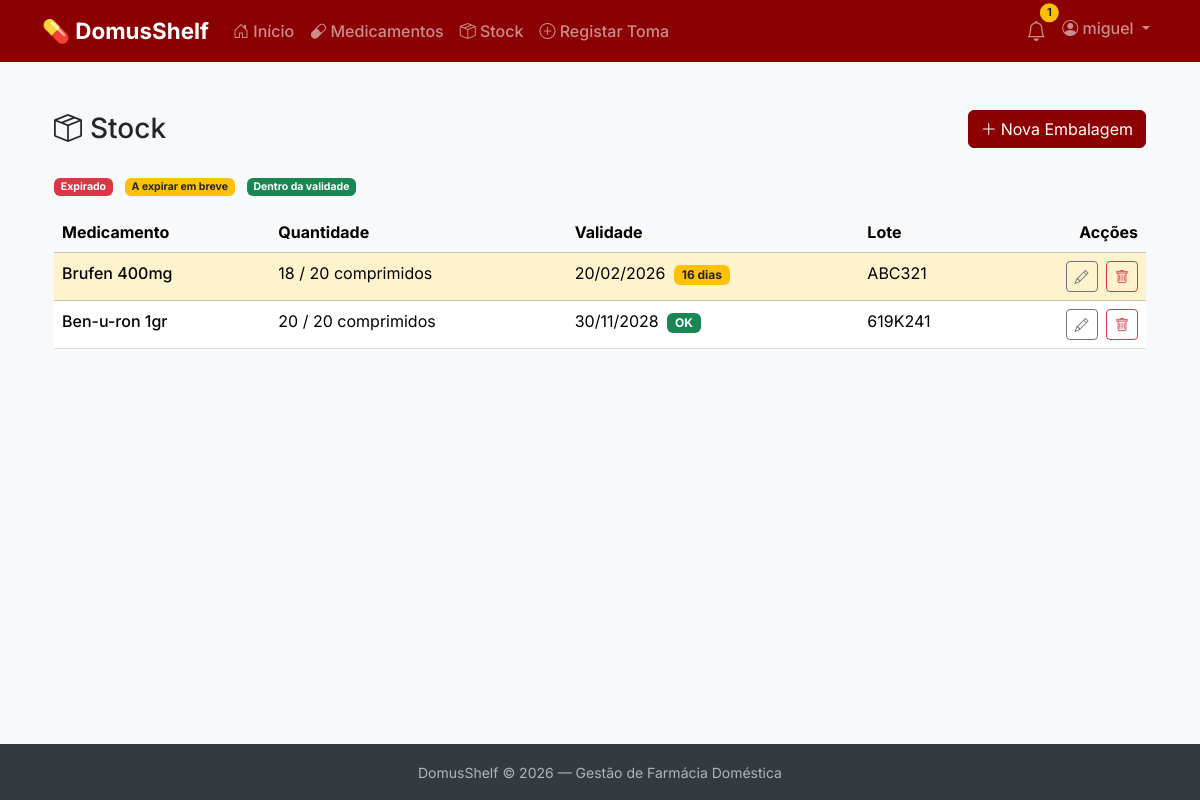
The page /medicamentos/stock/ (signed in) on the database its author committed.
### pharmacy/models.py (models this page shows, shortened)
class Embalagem(models.Model):
    medicamento = models.ForeignKey(
        Medicamento,
        on_delete=models.CASCADE,
        related_name='embalagens',
        verbose_name='Medicamento'
    )
    quantidade_inicial = models.PositiveIntegerField(
        verbose_name='Quantidade Inicial'
    )
    quantidade_actual = models.PositiveIntegerField(
        verbose_name='Quantidade Actual'
    )
    unidade = models.CharField(
        max_length=50,
        default='unidades',
        verbose_name='Unidade'
    )
    data_validade = models.DateField(
        verbose_name='Data de Validade'
    )
    lote = models.CharField(
        max_length=50,
        blank=True,
        verbose_name='Lote'
    )
    criado_em = models.DateTimeField(
        auto_now_add=True,
        verbose_name='Criado em'
    )
    class Meta:
        verbose_name = 'Embalagem'
        verbose_name_plural = 'Embalagens'
        ordering = ['data_validade']
    @property
    def esta_expirada(self):
        return date.today() > self.data_validade
    @property
    def dias_para_expirar(self):
        delta = self.data_validade - date.today()
        return delta.days

class Medicamento(models.Model):
    utilizador = models.ForeignKey(
        User,
        on_delete=models.CASCADE,
        related_name='medicamentos',
        verbose_name='Utilizador'
    )
    nome_comercial = models.CharField(
        max_length=200,
        verbose_name='Nome Comercial'
    )
    principio_activo = models.CharField(
        max_length=200,
        blank=True,
        verbose_name='Princípio Activo'
    )
    forma_farmaceutica = models.CharField(
        max_length=100,
        blank=True,
        verbose_name='Forma Farmacêutica'
    )
    observacoes = models.TextField(
        blank=True,
        verbose_name='Observações'
    )
    criado_em = models.DateTimeField(
        auto_now_add=True,
        verbose_name='Criado em'
    )
    class Meta:
        verbose_name = 'Medicamento'
        verbose_name_plural = 'Medicamentos'
        ordering = ['nome_comercial']

### pharmacy/views.py (the view)
# urls.py: path('stock/', views.embalagem_lista, name='embalagem_lista'),
@login_required
def embalagem_lista(request):
    from datetime import date
    embalagens = Embalagem.objects.filter(
        medicamento__utilizador=request.user
    ).select_related('medicamento').order_by('data_validade')
    context = {
        'embalagens': embalagens,
        'hoje': date.today(),  # Passamos a data de hoje para comparações no template
    }
    return render(request, 'pharmacy/embalagem_lista.html', context)

### pharmacy/context_processors.py (called while the page is built)
def alertas_count(request):
    if not request.user.is_authenticated:
        return {'alertas_count': 0}
    hoje = date.today()
    try:
        prefs = Preferencias.objects.get(utilizador=request.user)
        dias_alerta = prefs.dias_alerta_antes
    except Preferencias.DoesNotExist:
        dias_alerta = 30  # Valor por defeito
    data_limite = hoje + timedelta(days=dias_alerta)
    count = Embalagem.objects.filter(
        medicamento__utilizador=request.user,
        quantidade_actual__gt=0,
        data_validade__lte=data_limite
    ).count()
    return {'alertas_count': count}

### pharmacy/templates/pharmacy/embalagem_lista.html (shortened to what this page needs)
{% extends 'base.html' %}
{% block content %}
<div class="container py-4">
    <div class="d-flex justify-content-between align-items-center mb-4">
        <h1 class="h3 mb-0">
            <i class="bi bi-box-seam me-2"></i>Stock
        </h1>
        <a href="{% url 'pharmacy:embalagem_criar' %}" class="btn btn-primary">
            <i class="bi bi-plus-lg me-1"></i>Nova Embalagem
        </a>
    </div>
    {% if embalagens %}
    <div class="mb-3">
        <small class="text-muted">
            <span class="badge bg-danger me-2">Expirado</span>
            <span class="badge bg-warning text-dark me-2">A expirar em breve</span>
            <span class="badge bg-success">Dentro da validade</span>
        </small>
    </div>
    {% endif %}
    {% if embalagens %}
        <div class="table-responsive d-none d-md-block">
            <table class="table table-hover">
                <thead class="table-light">
                    <tr>
                        <th>Medicamento</th>
                        <th>Quantidade</th>
                        <th>Validade</th>
                        <th>Lote</th>
                        <th class="text-end">Acções</th>
                    </tr>
                </thead>
                <tbody>
                    {% for embalagem in embalagens %}
                    <tr class="{% if embalagem.esta_expirada %}table-danger{% elif embalagem.dias_para_expirar <= 30 %}table-warning{% endif %}">
                        <td class="fw-medium">{{ embalagem.medicamento.nome_comercial }}</td>
                        <td>
                            {{ embalagem.quantidade_actual }} / {{ embalagem.quantidade_inicial }} {{ embalagem.unidade }}
                        </td>
                        <td>
                            {{ embalagem.data_validade|date:"d/m/Y" }}
                            {% if embalagem.esta_expirada %}
                                <span class="badge bg-danger ms-1">Expirado</span>
                            {% elif embalagem.dias_para_expirar <= 30 %}
                                <span class="badge bg-warning text-dark ms-1">{{ embalagem.dias_para_expirar }} dias</span>
                            {% else %}
                            <span class="badge bg-success ms-1">OK</span>
                            {% endif %}
                        </td>
                        <td>{{ embalagem.lote|default:"-" }}</td>
                        <td class="text-end">
                            <a href="{% url 'pharmacy:embalagem_editar' embalagem.pk %}"
                               class="btn btn-sm btn-outline-secondary me-1"
                               title="Editar">
                                <i class="bi bi-pencil"></i>
                            </a>
                            <a href="{% url 'pharmacy:embalagem_eliminar' embalagem.pk %}"
                               class="btn btn-sm btn-outline-danger"
                               title="Eliminar">
                                <i class="bi bi-trash"></i>
                            </a>
                        </td>
                    </tr>
                    {% endfor %}
                </tbody>
            </table>
        </div>
    {% endif %}
</div>
{% endblock %}

### templates/base.html (shortened to what this page needs)
<!DOCTYPE html>
<html lang="pt">
<head>
    <link href="https://cdn.jsdelivr.net/npm/bootstrap@5.3.2/dist/css/bootstrap.min.css" rel="stylesheet">
    <link href="https://cdn.jsdelivr.net/npm/bootstrap-icons@1.11.1/font/bootstrap-icons.css" rel="stylesheet">
</head>
<body>
    <nav class="navbar navbar-expand-lg navbar-dark">
        <div class="container">
            <a class="navbar-brand" href="/">
                💊 DomusShelf
            </a>
            <div class="collapse navbar-collapse" id="navbarNav">
                {% if user.is_authenticated %}
                <ul class="navbar-nav me-auto">
                    <li class="nav-item">
                        <a class="nav-link" href="/">
                            <i class="bi bi-house-door"></i> Início
                        </a>
                    </li>
                    <li class="nav-item">
                        <a class="nav-link" href="{% url 'pharmacy:medicamento_lista' %}">
                            <i class="bi bi-capsule"></i> Medicamentos
                        </a>
                    </li>
                    <li class="nav-item">
                        <a class="nav-link" href="{% url 'pharmacy:embalagem_lista' %}">
                            <i class="bi bi-box-seam"></i> Stock
                        </a>
                    </li>
                    <li class="nav-item">
                        <a class="nav-link" href="{% url 'pharmacy:consumo_criar' %}">
                            <i class="bi bi-plus-circle"></i> Registar Toma
                        </a>
                    </li>
                </ul>
                <ul class="navbar-nav">
                    <li class="nav-item">
                        <a class="nav-link position-relative" href="{% url 'pharmacy:alertas_lista' %}">
                            <i class="bi bi-bell fs-5"></i>
                            {% if alertas_count and alertas_count > 0 %}
                            <span class="badge rounded-pill bg-warning text-dark alert-badge">
                                {{ alertas_count }}
                            </span>
                            {% endif %}
                        </a>
                    </li>
                    <li class="nav-item dropdown">
                        <a class="nav-link dropdown-toggle" href="#" role="button" data-bs-toggle="dropdown">
                            <i class="bi bi-person-circle"></i> {{ user.username }}
                        </a>
                    </li>
                </ul>
                {% endif %}
            </div>
        </div>
    </nav>
    <main>
        <div class="container">
            {% block content %}{% endblock %}
        </div>
    </main>
    <footer>
        <div class="container text-center">
            <small>DomusShelf &copy; 2026 — Gestão de Farmácia Doméstica</small>
        </div>
    </footer>
</body>
</html>

### templates/base.html (style rules this page uses)
body { font-family: 'Inter', sans-serif; background-color: #f8f9fa; min-height: 100vh; display: flex; flex-direction: column; }
.navbar { background-color: #8B0000 !important; }
.navbar-brand { font-weight: 700; font-size: 1.4rem; }
.nav-link { font-weight: 500; }
.alert-badge { position: absolute; top: 0; right: 0; transform: translate(25%, -25%); font-size: 0.7rem; }
main { flex: 1; padding: 1.5rem 0; }
.btn-primary { background-color: #8B0000; border-color: #8B0000; }
footer { background-color: #343a40; color: #adb5bd; padding: 1rem 0; margin-top: auto; }

### rows shown on the page
Embalagem: medicamento.nome_comercial "Brufen 400mg", quantidade_actual "18", quantidade_inicial "20", unidade "comprimidos", data_validade "20/02/2026", dias_para_expirar "16", lote "ABC321"
Embalagem: medicamento.nome_comercial "Ben-u-ron 1gr", quantidade_actual "20", quantidade_inicial "20", unidade "comprimidos", data_validade "30/11/2028", shows "OK", lote "619K241"

### other values the page prints
{{ alertas_count }} "1"
{{ user.username }} "miguel"
